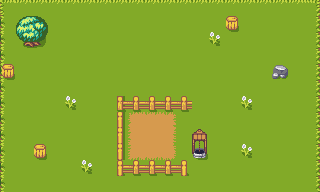

This is a level from a 2D game, rendered from its Tiled map with the project's own tilesets. A one-line summary and the complete map file follow:
An orthogonal 20x12 tile map with 16x16 px tiles, 2 tile layers (Background, Objects).

<map version="1.2" tiledversion="1.2.5" orientation="orthogonal" renderorder="right-down" width="20" height="12" tilewidth="16" tileheight="16" infinite="0" nextlayerid="3" nextobjectid="1">
 <tileset firstgid="1" source="ClassicRPG_Sheet.tsx" />
 <layer id="1" name="Background" width="20" height="12">
  <data encoding="csv">
25,26,26,26,26,26,26,26,26,26,26,26,26,26,26,26,26,26,26,27,
45,46,46,46,46,46,46,46,46,46,46,46,46,46,46,46,46,46,46,47,
45,46,46,46,46,46,46,46,46,46,46,46,46,130,46,46,46,46,46,47,
45,46,46,46,46,46,46,46,46,46,46,46,46,46,46,46,46,46,46,47,
45,46,46,46,46,46,46,46,46,46,46,46,46,46,46,46,46,46,46,47,
45,46,46,46,46,46,46,46,46,46,46,46,46,46,46,46,46,46,46,47,
45,46,46,46,130,46,46,46,46,46,46,46,46,46,46,130,46,46,46,47,
45,46,46,46,46,46,46,46,81,82,83,46,46,46,46,46,46,46,46,47,
45,46,46,46,46,46,46,46,101,102,103,46,46,46,46,46,46,46,46,47,
45,46,46,46,46,46,46,46,121,122,123,46,46,46,46,130,46,46,46,47,
45,46,46,46,46,130,46,46,46,46,46,46,46,46,46,46,46,46,46,47,
45,46,46,46,46,46,46,46,46,46,46,46,46,46,46,46,46,46,46,47
</data>
 </layer>
 <layer id="2" name="Objects" width="20" height="12">
  <data encoding="csv">
0,0,0,0,0,0,0,0,0,0,0,0,0,0,0,0,0,0,0,0,
0,107,108,0,0,0,0,0,0,0,0,0,0,0,132,0,0,0,0,0,
0,127,128,0,0,0,0,0,0,0,0,0,0,0,0,0,0,0,0,0,
0,0,0,0,0,0,0,0,0,0,0,0,0,0,0,0,0,0,0,0,
132,0,0,0,0,0,0,0,0,0,0,0,0,0,0,0,0,110,0,0,
0,0,0,0,0,0,0,0,0,0,0,0,0,0,0,0,0,0,0,0,
0,0,0,0,0,0,0,106,105,105,105,105,0,0,0,0,0,0,0,0,
0,0,0,0,0,0,0,104,0,0,0,0,0,0,0,0,0,0,0,0,
0,0,0,0,0,0,0,104,0,0,0,0,93,0,0,0,0,0,0,0,
0,0,132,0,0,0,0,104,0,0,0,0,113,0,0,0,0,0,0,0,
0,0,0,0,0,0,0,126,105,105,105,125,0,0,0,0,0,0,0,0,
45,46,46,0,0,0,0,0,0,0,0,0,0,0,0,0,0,0,0,0
</data>
 </layer>
</map>
